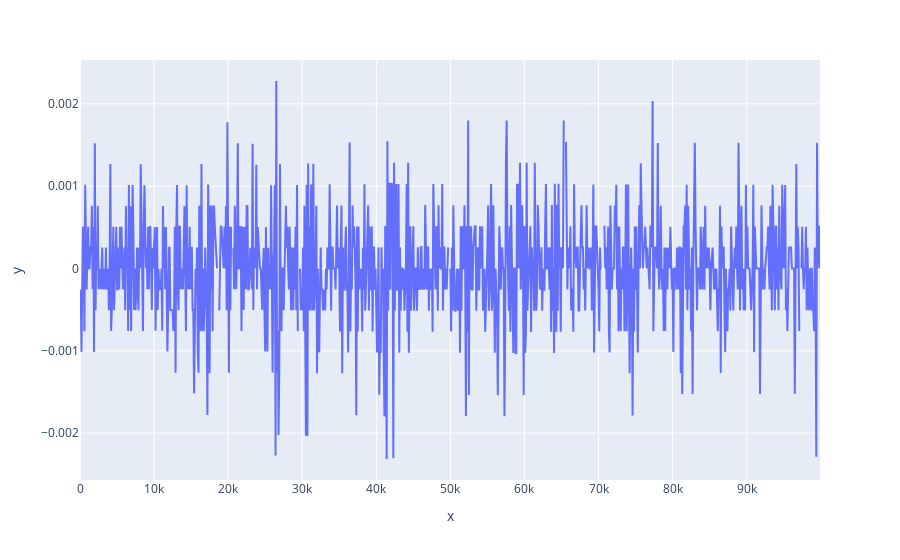

The notebook cell saved with this chart:
### Code cell
px.line(x=ink['timestamp'], y=ink_returns['past_pct_change_1'])

### Figure 1 — Plotly figure (JSON) as saved in the notebook; plotly's stock layout.template omitted (floating-point values rounded to 4 significant figures; data arrays with more than 128 entries replaced by an {"elided": "..."} marker saying what was removed)
{"data": [{"hovertemplate": "x=%{x}<br>y=%{y}<extra></extra>", "legendgroup": "", "line": {"color": "#636efa", "dash": "solid"}, "marker": {"symbol": "circle"}, "mode": "lines", "name": "", "orientation": "v", "showlegend": false, "type": "scatter", "x": {"elided": "1000 int values"}, "xaxis": "x", "y": {"elided": "1000 float values"}, "yaxis": "y"}], "layout": {"legend": {"tracegroupgap": 0}, "margin": {"t": 60}, "xaxis": {"anchor": "y", "domain": [0, 1], "title": {"text": "x"}}, "yaxis": {"anchor": "x", "domain": [0, 1], "title": {"text": "y"}}}}
